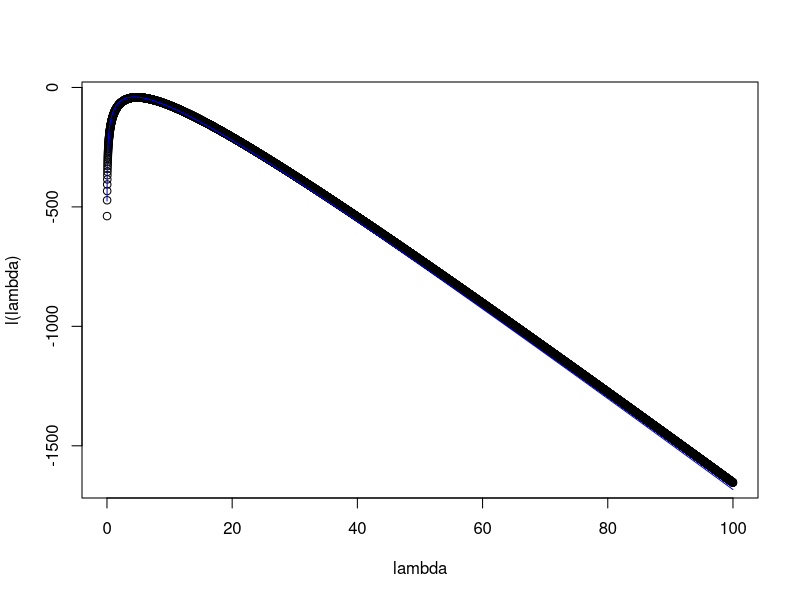
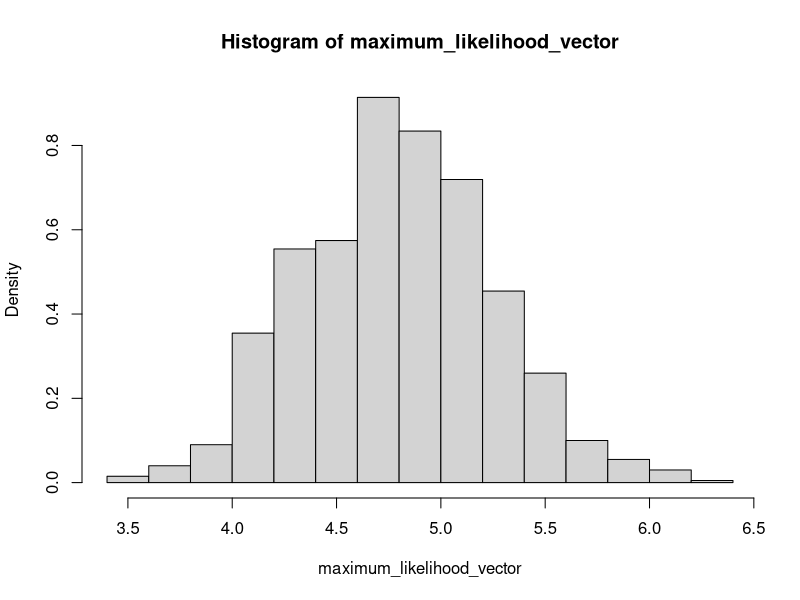

The R source for these figures, in order:
o = c(7, 4, 2, 4, 3, 2, 5, 10, 7, 7, 3, 5, 5, 5, 4, 3, 7, 3, 6, 4)


l_lambda = function(lambda,samples) {
  loglikPoi = c()
  for (lambda_i in lambda) {
    loglikPoi = append(loglikPoi, sum(log(dpois(samples, lambda_i))))
  }
  return(loglikPoi)
}

lambdas = seq(from = 0.01, to = 100, by = 0.01)

plot(lambdas,l_lambda(lambdas,o),xlab = "lambda",ylab = "l(lambda)")

derivative_l_lambda = function(lambda,samples) {
  partial_l_lambda = function(lambda) l_lambda(lambda,samples)
  return(numDeriv::grad(partial_l_lambda, lambda))
}

interval = c(0.01, 100)

uniroot_result = uniroot(function(lambda) derivative_l_lambda(lambda,o), interval = interval)$root

resampled_o = sample(o,20,replace = TRUE)
samples=resampled_o
lines(lambdas,l_lambda(lambdas,resampled_o),col="blue")

maximum_likelihood_vector = c()
for(i in (0:1000)){
  resampled_o = sample(o,20,replace = TRUE)
  ML = uniroot(function(lambda) derivative_l_lambda(lambda,resampled_o), interval = interval)$root
  maximum_likelihood_vector=append(maximum_likelihood_vector,ML)
}

hist(maximum_likelihood_vector,freq = FALSE)